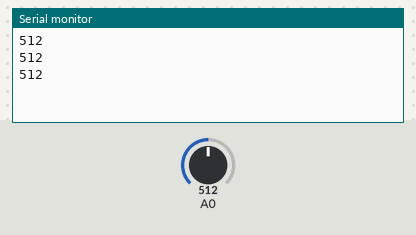
The program below on a simulated ESP8266 (NodeMCU). On the bench: the last lines printed to the serial monitor. The test bench sets the inputs (shaded band); at power-on: A0 = 512.

Above: at 1.5 s.
1.6 s: A0 set to 716
At 2.4 s:
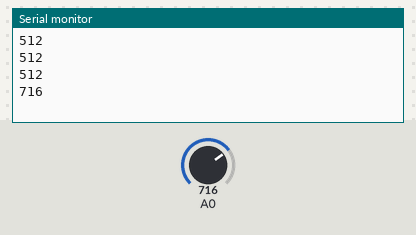
3.1 s: A0 set to 900
At 4.1 s:
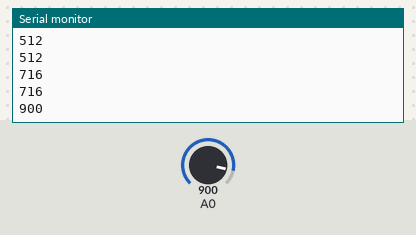
Timing chart, 0 to 6.1 s (numbered marks = the images above; inputs shaded):
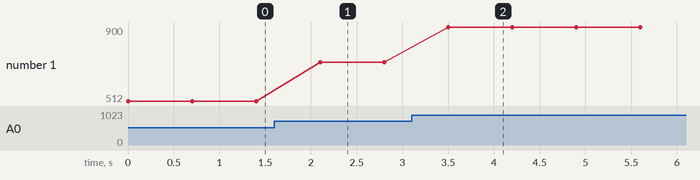

Measured:
- after the input at 1.6 s, the serial monitor: prints a new line after 0.50 s (image 1)
- after the input at 3.1 s, the serial monitor: prints a new line after 0.40 s (image 2)
- plotted number 1: 512 → 716 after the input at 1.6 s, 716 → 900 after the input at 3.1 s

The program:

main.cpp
```cpp
/**
 * Menggunakan Potensio Meter kaki tiga Rv09
 * Kaki tengah merupakan output data analog 0 - 1023
 * Kaki samping-samping merupakan positif dan negatif
 * Tertukar tidak masalah, hanya saja nilainya akan terbalik
 */
#include <Arduino.h>

int analogValue = 0;

void setup()
{
  Serial.begin(115200);
}

void loop()
{
  analogValue = analogRead(A0);
  Serial.println(analogValue);
  delay(700);
}
```
